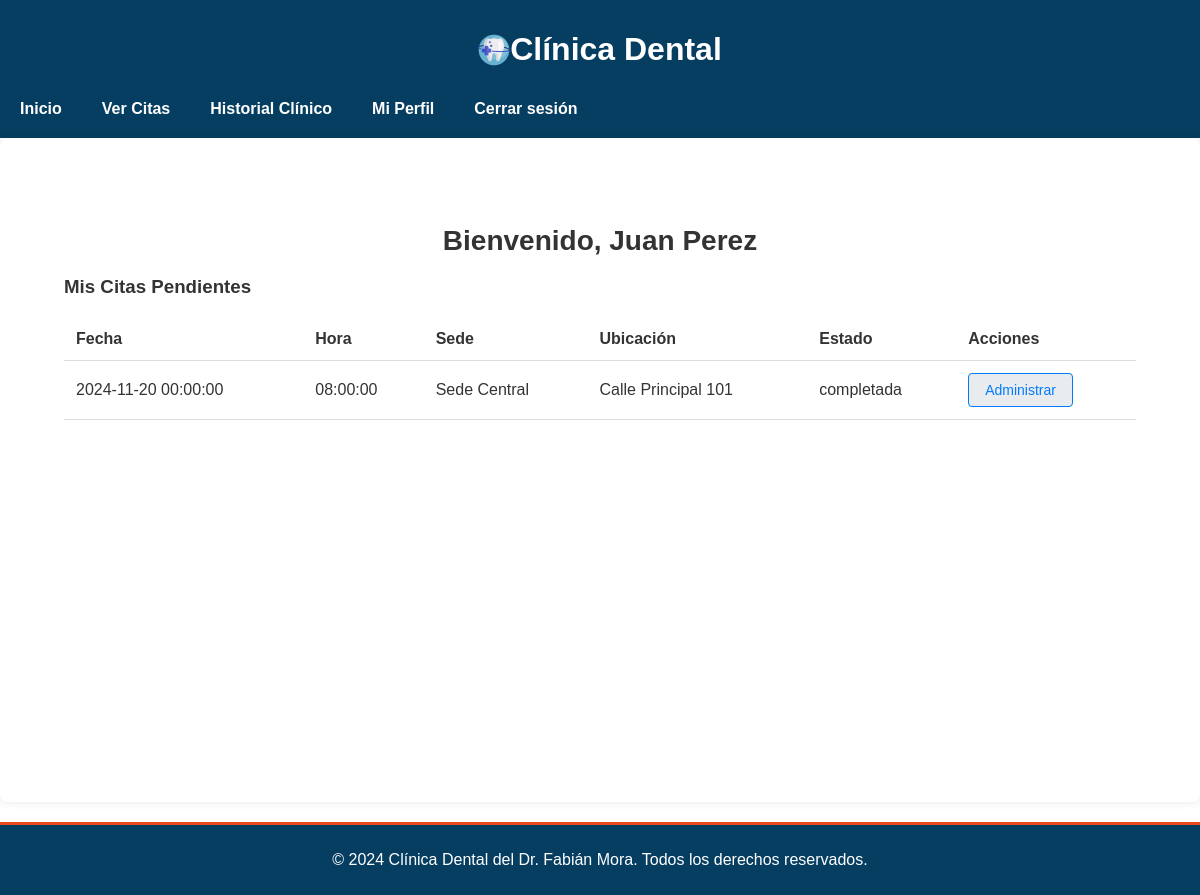
/Pacientes/principal_pacientes.php (signed in), run on the app's committed database.
### tables this page shows
CREATE TABLE `usuarios` (
  `id` int(11) NOT NULL,
  `nombre` varchar(100) NOT NULL,
  `email` varchar(100) NOT NULL,
  `contrasena` varchar(255) NOT NULL,
  `rol` enum('paciente','doctor','administrador') NOT NULL,
  `fecha_creacion` timestamp NOT NULL DEFAULT current_timestamp(),
  `direccion` varchar(255) NOT NULL,
  `telefono` varchar(255) NOT NULL,
  `fecha_nacimiento` date DEFAULT NULL
);

CREATE TABLE `citas` (
  `id` int(11) NOT NULL,
  `usuario_id` int(11) NOT NULL,
  `doctor_id` int(11) NOT NULL,
  `fecha` datetime DEFAULT NULL,
  `motivo` varchar(255) DEFAULT NULL,
  `estado` enum('agendada','completada','cancelada') DEFAULT 'agendada',
  `sede_id` int(11) NOT NULL,
  `especialidad_id` int(11) NOT NULL,
  `hora` time NOT NULL,
  `paciente_id` int(11) DEFAULT NULL,
  `costo` decimal(10,2) DEFAULT 0.00
);

CREATE TABLE `sedes` (
  `id` int(11) NOT NULL,
  `nombre` varchar(100) NOT NULL,
  `direccion` varchar(255) NOT NULL,
  `telefono` varchar(15) DEFAULT NULL
);

### Pacientes/principal_pacientes.php (the view, shortened to what this page needs)
<?php
require '../Conexion/conexion.php';
try {
    $stmt = $pdo->prepare('SELECT nombre, email FROM usuarios WHERE id = :id');
    $stmt->execute(['id' => $_SESSION['usuario_id']]);
    $paciente = $stmt->fetch(PDO::FETCH_ASSOC);
    $usuario_id = $_SESSION['usuario_id'];
    $stmt = $pdo->prepare('
    SELECT citas.id, paciente.nombre AS paciente_nombre, doctor.nombre AS doctor_nombre,
        citas.fecha, citas.hora, citas.estado, citas.motivo, sede.nombre AS sede_nombre, sede.direccion AS direccion,
        especialidad.nombre AS especialidad
    FROM citas
    JOIN pacientes AS paciente ON citas.paciente_id = paciente.id
    JOIN doctores AS doctor ON citas.doctor_id = doctor.id
    JOIN sedes AS sede ON citas.sede_id = sede.id
    JOIN especialidades AS especialidad ON citas.especialidad_id = especialidad.id
    WHERE paciente.usuario_id = :usuario_id
    ORDER BY citas.fecha, citas.hora
    ');
$stmt->bindParam(':usuario_id', $usuario_id, PDO::PARAM_INT);
$stmt->execute();
$citas = $stmt->fetchAll(PDO::FETCH_ASSOC);
} catch (PDOException $e) {
    die('Error en la consulta: ' . $e->getMessage());
}
?>
<!DOCTYPE html>
<html lang="es">
<head>
    <link rel="stylesheet" href="/css/styles.css">
</head>
<body>
    <header class="header">
        <div class="container">
            <h1 class="logo">
                <img src="/Imagenes/odontologia.png" alt="Logo de Clínica Dental">
                Clínica Dental
            </h1>
            <nav class="nav">
                <a href="principal_pacientes.php" class="nav-link">Inicio</a>
                <a href="ver_citas.php" class="nav-link">Ver Citas</a>
                <a href="ver_historial.php" class="nav-link">Historial Clínico</a>
                <a href="perfil.php" class="nav-link">Mi Perfil</a>
                <a href="../logout.php" class="nav-link">Cerrar sesión</a>
            </nav>
        </div>
    </header>
    <main>
        <section class="container-principal">
            <section class="dashboard">
                <h2>Bienvenido, <?php echo htmlspecialchars($paciente['nombre']); ?></h2>
                <div class="content">
                    <h3>Mis Citas Pendientes</h3>
                    <?php if (count($citas) > 0): ?>
                        <table class="table">
                            <thead>
                                <tr>
                                    <th>Fecha</th>
                                    <th>Hora</th>
                                    <th>Sede</th>
                                    <th>Ubicación</th>
                                    <th>Estado</th>
                                    <th>Acciones</th>
                                </tr>
                            </thead>
                            <tbody>
                                <?php foreach ($citas as $cita): ?>
                                    <tr>
                                        <td><?php echo htmlspecialchars($cita['fecha']); ?></td>
                                        <td><?php echo htmlspecialchars($cita['hora']); ?></td>
                                        <td><?php echo htmlspecialchars($cita['sede_nombre']); ?></td>
                                        <td><?php echo htmlspecialchars($cita['direccion']); ?></td>
                                        <td><?php echo htmlspecialchars($cita['estado']); ?></td>
                                        <td>
                                            <a href="ver_citas.php?id=<?php echo htmlspecialchars($cita['id']); ?>" class="btn-ver-citas">Administrar</a>
                                        </td>
                                    </tr>
                                <?php endforeach; ?>
                            </tbody>
                        </table>
                    <?php else: ?>
                        <p>No tienes citas pendientes.</p>
                    <?php endif; ?>
                </div>
            </section>
        </section>
    </main>
    <footer class="footer">
        <div class="container">
            <p>&copy; 2024 Clínica Dental del Dr. Fabián Mora. Todos los derechos reservados.</p>
        </div>
    </footer>
</body>
</html>

### css/styles.css (style rules this page uses)
body { font-family: 'Arial', sans-serif; margin: 0; padding: 0; }
.header { background: #063e61; color: #fff; padding: 10px 0; justify-content: center; }
.header .logo { display: flex; align-items: center; justify-content: center; }
.header .logo img { max-width: 120px; height: auto; }
.nav { display: flex; justify-content: left; }
.nav .nav-link { text-decoration: none; color: #fff; padding: 10px 20px; display: block; font-weight: bold; transition: background 0.3s, color 0.3s; }
body { font-family: 'Arial', sans-serif; color: #333; margin: 0; padding: 0; }
footer { background: #063e61; color: #ffffff; text-align: center; padding: 10px 0; margin-top: 20px; border-top: #e8491d 3px solid; }
.table { width: 100%; height: 100%; border-collapse: collapse; margin-top: 20px; }
.table th, .table td { padding: 12px; text-align: left; border-bottom: 1px solid #ddd; }
.table th { background-color: none; color: #333; font-weight: bold; }
.btn-ver-citas { display: inline-block; padding: 0.5rem 1rem; font-size: 0.875rem; color: #007bff; background-color: #e9ecef; border: 1px solid #007bff; border-radius: 4px; text-decoration: none; transition: background-color 0.3s, color 0.3s; }
.container-principal { padding: 2rem; max-width: 1200px; margin: 0 auto; background-color: #ffffff; border-radius: 8px; box-shadow: 0 0 10px rgba(0, 0, 0, 0.1); position: relative; min-height: 600px; display: flex; flex-direction: column; }
h2 { font-size: 1.75rem; color: #333; margin-bottom: 1rem; text-align: center; }
.dashboard { padding: 2rem; }

### data on the page
usuarios: nombre "Juan Perez"
citas: fecha "2024-11-20 00:00:00", hora "08:00:00", sede.nombre "Sede Central", sede.direccion "Calle Principal 101", estado "completada"
